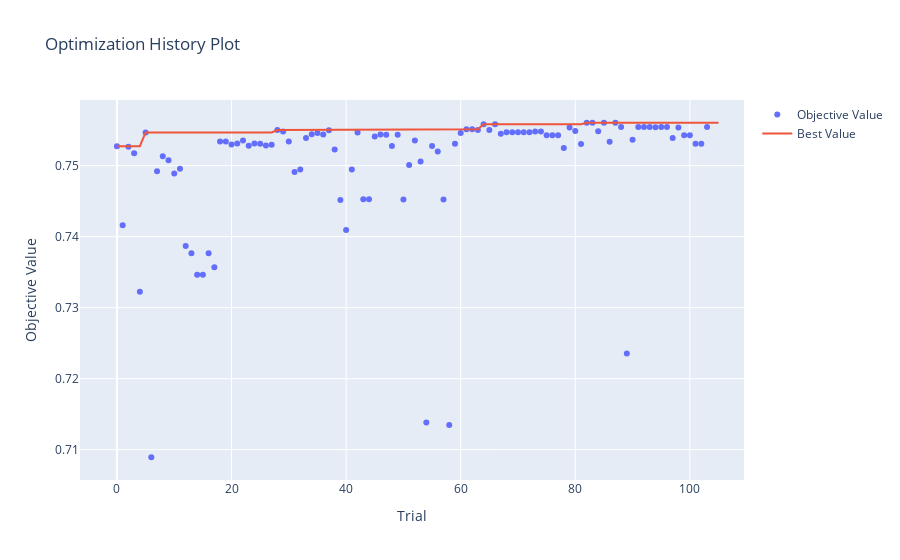

Write notebook code for a chart like this one.
### Code cell
# Visualize the study
study = studies["LGATr_rinv_03_m_900"]
print(study.best_params)
# best value:
print(study.best_value)
suffix = "{}-{}-{}".format(study.best_params["min_cluster_size"], study.best_params["min_samples"], study.best_params["epsilon"])
print(suffix)
optuna.visualization.plot_optimization_history(study)
